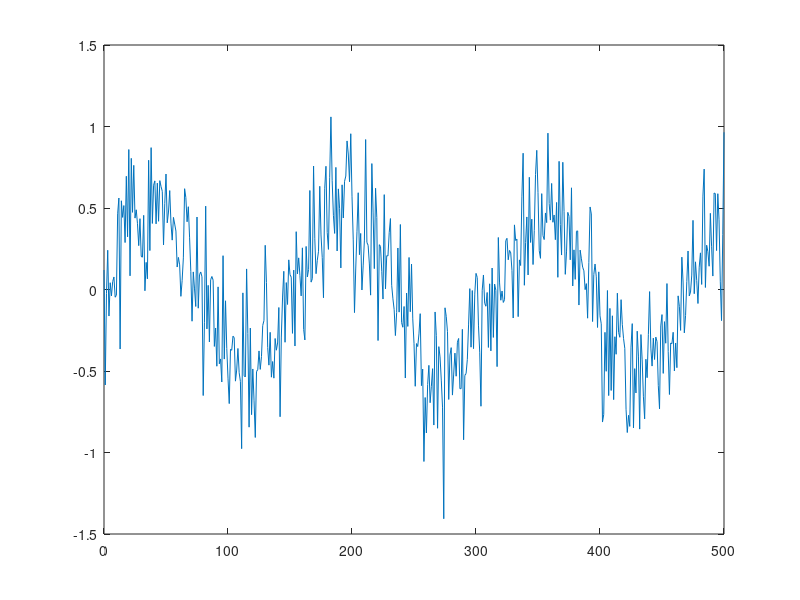
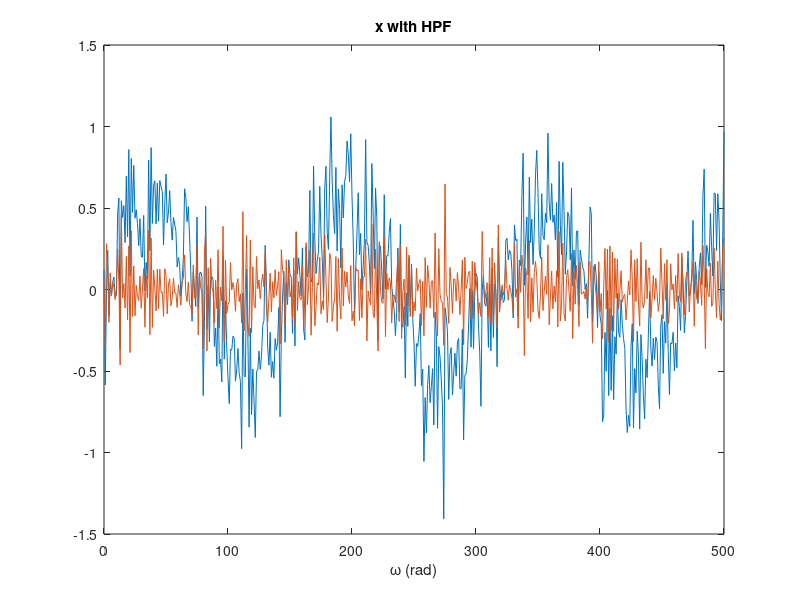
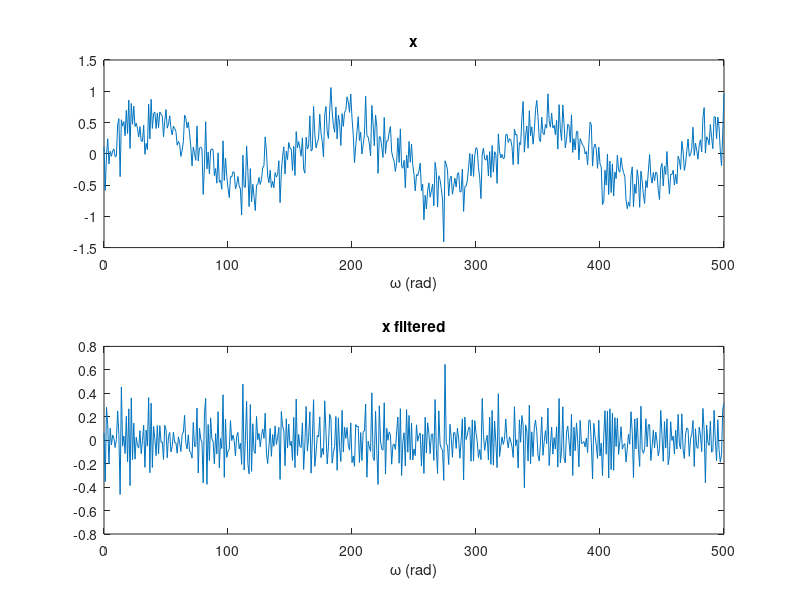
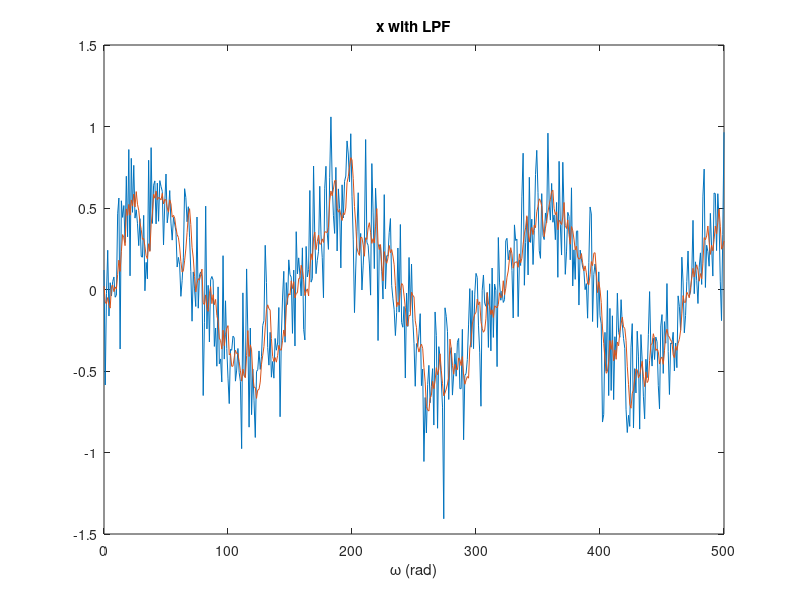

Write MATLAB code to recreate these figures, in order.
%% Applying the filter to data

% create time sequence n for 501 samples from 0 to 500
n = linspace(0, 500, 500+1);

% assume a signal x 
x = 0.5*sin(0.04.*n) + (0.25.*randn(size(n)));

plot(n,x)

%% Example : HPF

%{
Difference Equation 
 y[n] = 0.5x[n] - 0.5x[n-1]
 in a form of [a]y = [b]x 
%}
a = 1; b = [0.5 -0.5];

% apply filter
y_hpf = filter(b,a,x);

% plot the generated signal x against filtered x
figure();
plot(n,x);
title("x with HPF")
xlabel('\omega (rad)');
hold();
plot(n,y_hpf);

%% Subplot HPF
figure();
subplot(2,1,1);
plot(n,x);
title("x")
xlabel('\omega (rad)');

subplot(2,1,2);
plot(n, y_hpf);
title("x filtered")
xlabel('\omega (rad)');
%% Example : LPF

%{
Difference Equation 
 y[n] = 0.85x[n] + 0.75x[n-1] + 0.75x[n-2] + x[n-3] + x[n-4] 
 [a]y = [b]x 
%}

a = 4.4; b = [0.75 0.8 0.85 1 1];
% 4.35 for weighting the signal = sum(b)

% apply filter
y_lpf = filter(b,a,x);

figure();
plot(n, x);
title("x with LPF")
xlabel('\omega (rad)');
hold();
plot(n,y_lpf);

%% Subplot LPF
figure();
subplot(2,1,1);
plot(n,x);
title("x")
xlabel('\omega (rad)');

subplot(2,1,2);
plot(n, y_lpf);
title("x filtered")
xlabel('\omega (rad)');
